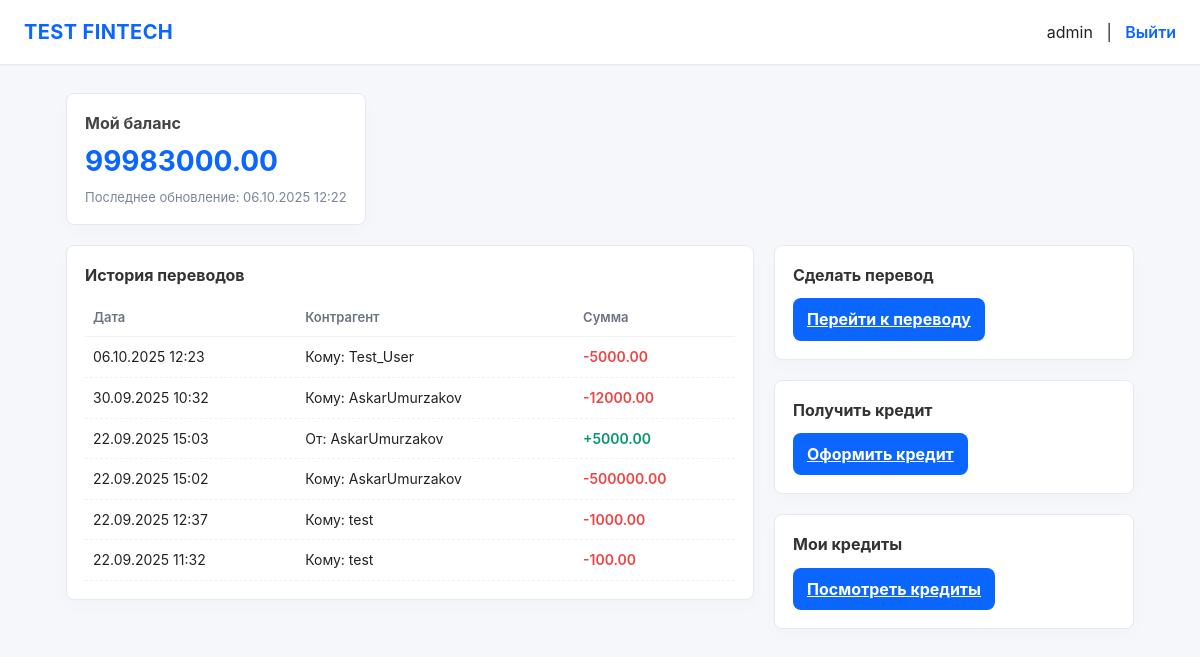
The page /accounts/home/ (signed in) on the database its author committed.
### accounts/models.py (models this page shows, shortened)
class User(AbstractUser):
    balance = models.DecimalField(max_digits=12, decimal_places=2, default=0)
    phone = models.CharField(max_length=20, unique=True, blank=True, null=True)
    user_hash = models.CharField(max_length=64, editable=False, unique=True)

### transactions/models.py (models this page shows, shortened)
class Transaction(models.Model):
    sender_hash = models.CharField(max_length=20)
    receiver_hash = models.CharField(max_length=20)
    value = models.DecimalField(max_digits=11, decimal_places=2)
    hash = models.CharField(max_length=64, editable=False, unique=True)
    created_at = models.DateTimeField(auto_now_add=True)

### accounts/views.py (the view)
# urls.py: path('home/', HomeView.as_view(), name='home'),
class HomeView(LoginRequiredMixin, View):
    def get(self, request: HttpRequest, *args, **kwargs):
        transactions = Transaction.objects.filter(Q(sender_hash=request.user.user_hash) | Q(receiver_hash=request.user.user_hash)).order_by("-created_at")
        hashes = {tx.sender_hash for tx in transactions} | {tx.receiver_hash for tx in transactions}
        users = User.objects.filter(user_hash__in=hashes)
        user_map = {u.user_hash: u for u in users}
        tx_with_users = []
        for tx in transactions:
            tx_with_users.append({
                "tx": tx,
                "sender_username": user_map.get(tx.sender_hash).username if tx.sender_hash in user_map else "???",
                "receiver_username": user_map.get(tx.receiver_hash).username if tx.receiver_hash in user_map else "???",
            })
        context = {"transactions": tx_with_users}
        return render(request, "accounts/home.html", context)

### accounts/templates/accounts/home.html (shortened to what this page needs)
<!DOCTYPE html>
<html lang="ru">
<head>
</head>
<body>
  <header class="header">
    <div class="logo">
      <a href="{% url 'home' %}">TEST FINTECH</a>
    </div>
    <div class="profile">
      {% if user.is_authenticated %}
        <span>{{ user.username }}</span>
        &nbsp; | &nbsp;
        <a href="{% url 'logout' %}">Выйти</a>
      {% else %}
        <a href="{% url 'login' %}">Войти</a>
      {% endif %}
    </div>
  </header>
  <main class="page">
    <div class="top-row">
      <div class="balance card">
        <h2>Мой баланс</h2>
        <div class="amount">{{ user.balance|default:"0.00" }}</div>
        <div class="small">Последнее обновление: {{ user.last_login|date:"d.m.Y H:i" }}</div>
      </div>
      <div style="flex:1"></div>
    </div>
    <div class="content">
      <section class="history card">
        <h3>История переводов</h3>
        {% if transactions %}
          <table class="tx-table">
            <thead>
              <tr><th>Дата</th><th>Контрагент</th><th>Сумма</th></tr>
            </thead>
            <tbody>
              {% for item in transactions %}
                <tr>
                  <td>{{ item.tx.created_at|date:"d.m.Y H:i" }}</td>
                  <td>
                    {% if item.tx.receiver_hash == user.user_hash %}
                      От: {{ item.sender_username }}
                    {% else %}
                      Кому: {{ item.receiver_username }}
                    {% endif %}
                  </td>
                  <td>
                    {% if item.tx.receiver_hash == user.user_hash %}
                      <span class="tx-in">+{{ item.tx.value }}</span>
                    {% else %}
                      <span class="tx-out">-{{ item.tx.value }}</span>
                    {% endif %}
                  </td>
                </tr>
              {% endfor %}
            </tbody>
          </table>
        {% else %}
          <div class="tx-empty">Транзакций пока нет.</div>
        {% endif %}
      </section>
      <div class="sidebar">
        <aside class="transfer card">
          <h3>Сделать перевод</h3>
          <a href="{% url 'transaction' %}" class="btn">Перейти к переводу</a>
        </aside>
        <aside class="transfer card">
          <h3>Получить кредит</h3>
          <a href="{% url 'credit' %}" class="btn">Оформить кредит</a>
        </aside>
        <aside class="transfer card">
          <h3>Мои кредиты</h3>
          <a href="{% url 'credits-list' %}" class="btn">Посмотреть кредиты</a>
        </aside>
      </div>
    </div>
  </main>
</body>
</html>

### accounts/templates/accounts/home.html (style rules this page uses)
* { box-sizing: border-box; margin: 0; padding: 0; font-family: Inter, Roboto, Arial, sans-serif; }
body { background:#f6f7fb; color:#222; line-height:1.4; }
.header { display:flex; justify-content:space-between; align-items:center; padding:18px 24px; background:#fff; border-bottom:1px solid #e6e9ef; box-shadow: 0 1px 0 rgba(0,0,0,0.02); }
.logo { font-weight:700; color:#0b66ff; font-size:20px; letter-spacing:0.4px; }
.header .profile a { text-decoration:none; color:#0b66ff; font-weight:600; }
.page { max-width:1100px; margin:28px auto; padding:0 16px; }
.top-row { display:flex; gap:20px; margin-bottom:20px; align-items:stretch; }
.balance { background:#fff; padding:20px; border-radius:8px; border:1px solid #e6e9ef; min-width:220px; flex:0 0 300px; box-shadow: 0 6px 18px rgba(11,102,255,0.03); }
.balance h2 { font-size:16px; margin-bottom:8px; color:#444; }
.balance .amount { font-size:28px; font-weight:700; color:#0b66ff; margin-top:6px; }
.balance .small { color:#7b869a; font-size:13px; margin-top:6px; }
.content { flex:1; display:grid; grid-template-columns: 1fr 360px; gap:20px; align-items:start; }
.card { background:#fff; padding:18px; border-radius:8px; border:1px solid #e6e9ef; box-shadow: 0 6px 18px rgba(17,24,39,0.02); }
.history h3 { margin-bottom:12px; font-size:16px; color:#333; }
.tx-table { width:100%; border-collapse:collapse; font-size:14px; }
.tx-table thead th { text-align:left; padding:10px 8px; color:#6b7280; font-weight:600; font-size:13px; border-bottom:1px solid #f0f1f5; }
.tx-table tbody td { padding:10px 8px; border-bottom:1px dashed #f0f1f5; color:#222; }
.tx-in { color:#059669; font-weight:600; }
.tx-out { color:#ef4444; font-weight:600; }
.transfer h3 { margin-bottom:12px; font-size:16px; color:#333; }
.btn { display:inline-block; padding:10px 14px; background:#0b66ff; color:#fff; border-radius:8px; border:none; font-weight:700; cursor:pointer; text-align:center; }
.sidebar { display: flex; flex-direction: column; gap: 20px; }
.logo a { text-decoration: none; color: inherit; font-weight: bold; }

### rows shown on the page
User: username "admin", balance "99983000.00", last_login "06.10.2025 12:22"
Transaction: tx.created_at "06.10.2025 12:23", receiver_username "Test_User", tx.value "5000.00"
Transaction: tx.created_at "30.09.2025 10:32", receiver_username "AskarUmurzakov", tx.value "12000.00"
Transaction: tx.created_at "22.09.2025 15:03", sender_username "AskarUmurzakov", tx.value "5000.00"
Transaction: tx.created_at "22.09.2025 15:02", receiver_username "AskarUmurzakov", tx.value "500000.00"
Transaction: tx.created_at "22.09.2025 12:37", receiver_username "test", tx.value "1000.00"
Transaction: tx.created_at "22.09.2025 11:32", receiver_username "test", tx.value "100.00"
